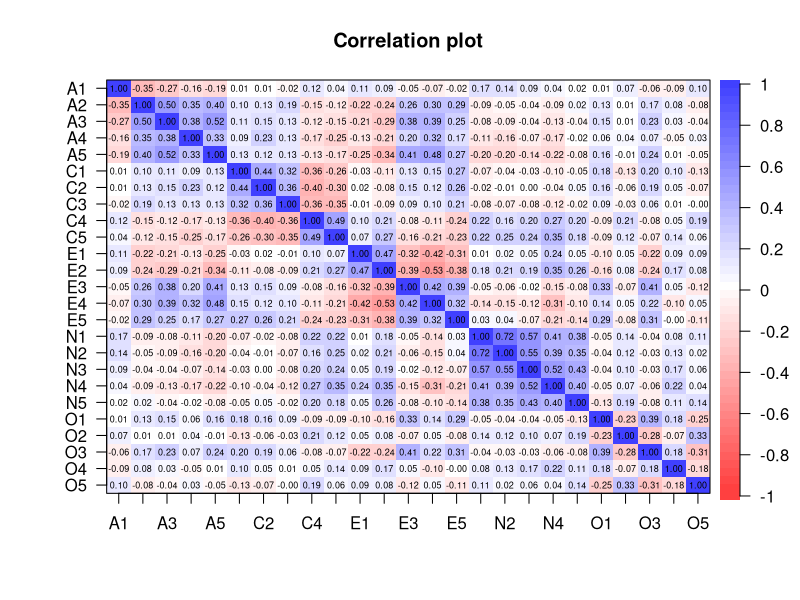
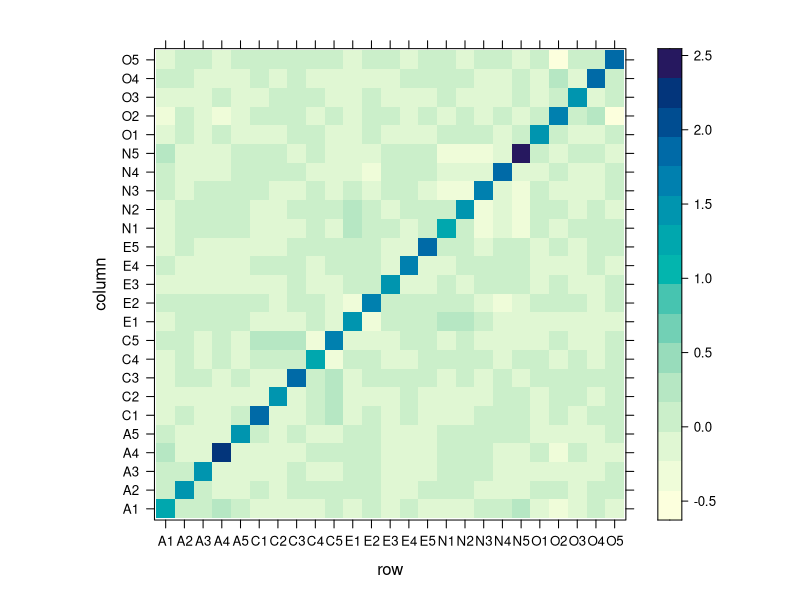
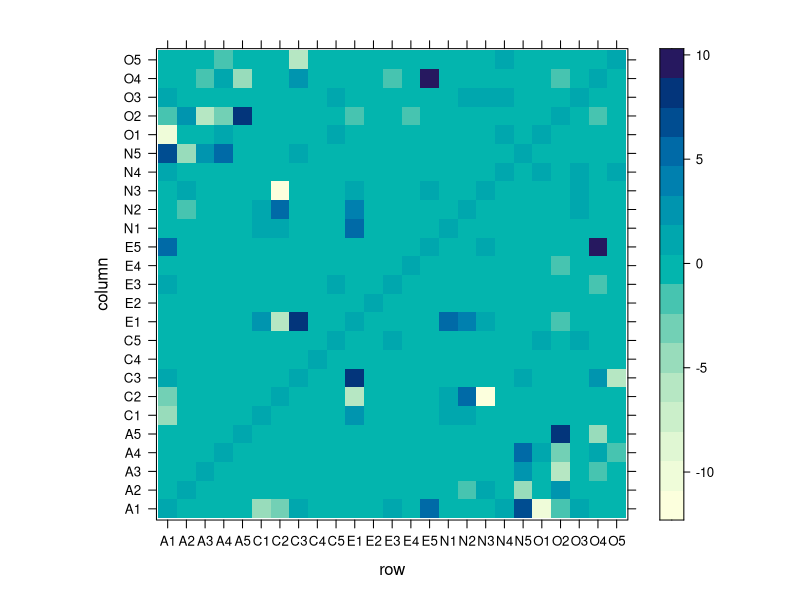
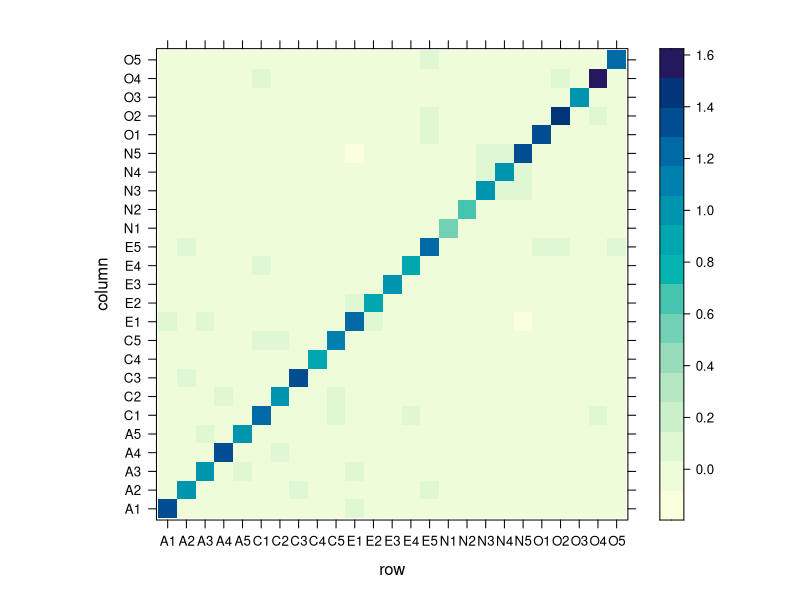
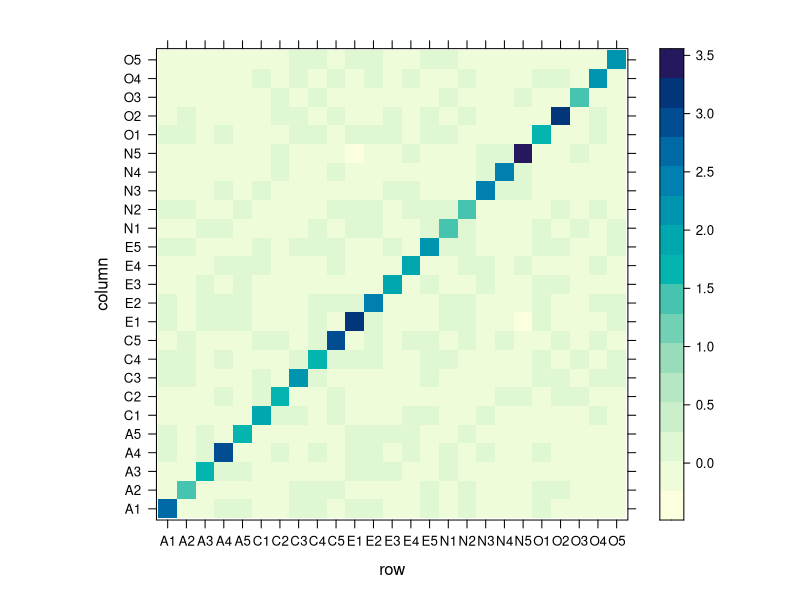
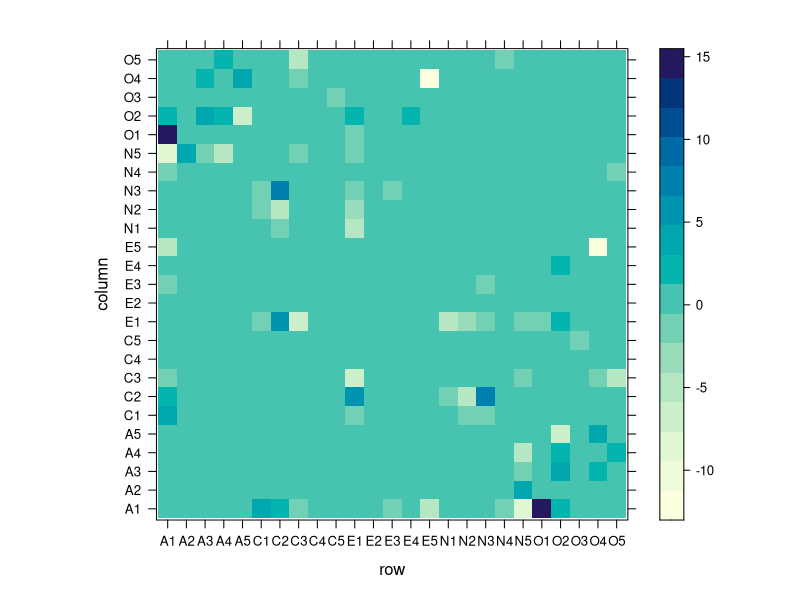
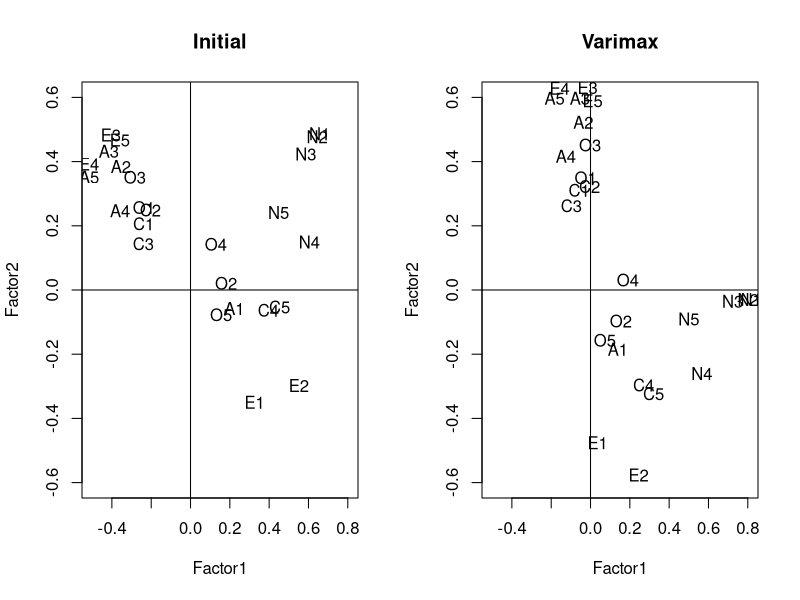
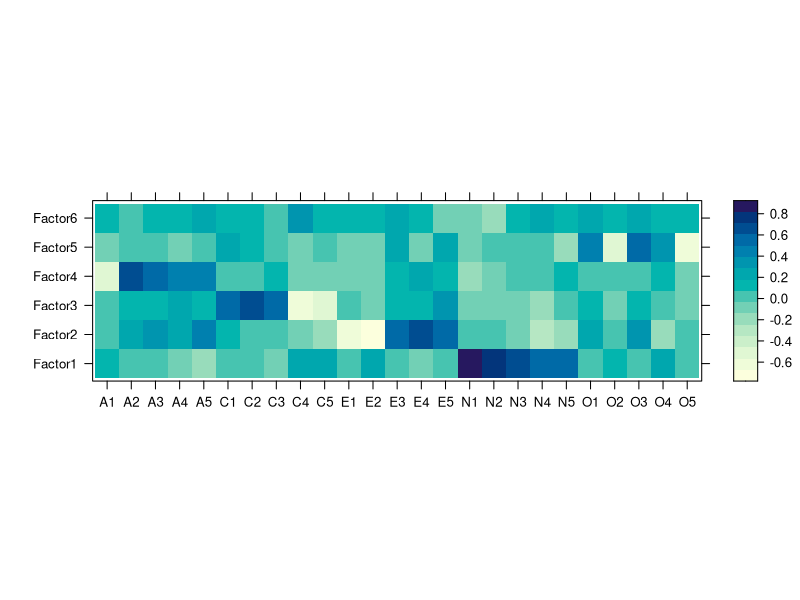

Source code (R) for these figures, in order:
## ----setup, include=FALSE------------------------------------------------
knitr::opts_chunk$set(cache=TRUE)


## ------------------------------------------------------------------------
library(psych)

dim(bfi)
names(bfi)


## ----message = FALSE-----------------------------------------------------
library(tidyverse)

data <- bfi %>% 
  select(-gender, -education, -age) %>% 
  filter(complete.cases(.))


## ------------------------------------------------------------------------
cor.plot(cor(data))


## ------------------------------------------------------------------------
decomp <- prcomp(data)
summary(decomp)$importance[,1:3]

cum_prop <- decomp %>% 
  summary %>% 
  .[["importance"]] %>% 
  .["Cumulative Proportion",]

which(cum_prop > 0.8)[1]


## ------------------------------------------------------------------------
Lhat <- decomp$rotation[,1:14] %*% 
  diag(decomp$sdev[1:14])
Psi_hat <- diag(cov(data) - tcrossprod(Lhat))


## ------------------------------------------------------------------------
# Sum squared error
sum((cov(data) - tcrossprod(Lhat) - diag(Psi_hat))^2)
# Compare to the total variance
sum(diag(cov(data)))

# Our FA model explains:
sum(colSums(Lhat^2)/sum(diag(cov(data))))


## ------------------------------------------------------------------------
(m <- sum(eigen(cor(data))$values > 1))

Lhat <- decomp$rotation[,seq_len(m)] %*% 
  diag(decomp$sdev[seq_len(m)])
Psi_hat <- diag(cov(data) - tcrossprod(Lhat))

# Sum squared error
sum((cov(data) - tcrossprod(Lhat) - diag(Psi_hat))^2)
# Compare to the total variance
sum(diag(cov(data)))


## ------------------------------------------------------------------------
# Our FA model explains:
sum(colSums(Lhat^2)/sum(diag(cov(data))))


## ------------------------------------------------------------------------
# We can also  visualize the fit
Sn <- cov(data)
Sn_fit <- tcrossprod(Lhat) - diag(Psi_hat)

library(lattice)
levelplot(Sn - Sn_fit)


## ------------------------------------------------------------------------
# Or if you prefer % difference
levelplot((Sn - Sn_fit)/Sn)


## ------------------------------------------------------------------------
# CAREFUL: uses correlation matrix
fa_decomp <- factanal(data, factors = m,
                      rotation = 'none')

# Uniquenesses are the diagonal elements 
# of the matrix Psi
Psi_mle <- fa_decomp$uniquenesses
Lmle <- fa_decomp$loadings


## ------------------------------------------------------------------------
# We get an estimate of the correlation
R_mle <- tcrossprod(Lmle) - diag(Psi_mle)

sum((cor(data) - R_mle)^2)

# Our FA model explains:
sum(colSums(Lmle^2)/ncol(data))


## ------------------------------------------------------------------------
levelplot(cor(data) - R_mle)


## ------------------------------------------------------------------------
# To factor the covariance matrix
# Use psych::fa
fa_decomp <- psych::fa(data, nfactors = m,
                       rotate = "none",
                       covar = TRUE,
                       fm = "ml")

# Extract estimates
Psi_mle <- fa_decomp$uniquenesses
Lmle <- fa_decomp$loadings


## ------------------------------------------------------------------------
# We get an estimate of the covariance
Sn_mle <- tcrossprod(Lmle) - diag(Psi_mle)

sum((Sn - Sn_mle)^2)

# Our FA model explains:
sum(colSums(Lmle^2)/sum(diag(Sn)))


## ------------------------------------------------------------------------
levelplot(Sn - Sn_mle)


## ------------------------------------------------------------------------
# Compare MLE with PC estimate
levelplot((Sn_fit - Sn_mle)/Sn)


## ------------------------------------------------------------------------
# Let's start with m=2 for visualization
fa_decomp <- factanal(data, factors = 2,
                      rotation = 'none')

initial_loadings <- fa_decomp$loadings
varimax_loadings <- varimax(initial_loadings)


## ----echo = FALSE--------------------------------------------------------
par(mfrow = c(1, 2))

plot(initial_loadings, type = 'n',
     xlim = c(-0.5, 0.8),
     ylim = c(-0.6, 0.6),
     main = "Initial")
text(initial_loadings, label = rownames(initial_loadings))
abline(h = 0, v = 0)

plot(varimax_loadings$loadings, type = 'n',
     xlim = c(-0.5, 0.8),
     ylim = c(-0.6, 0.6),
     main = "Varimax")
text(varimax_loadings$loadings, 
     label = rownames(varimax_loadings$loadings))
abline(h = 0, v = 0)

par(mfrow = c(1,1))


## ------------------------------------------------------------------------
# You can extract the matrix T
varimax_loadings$rotmat

# We can also get the angle of rotation
acos(varimax_loadings$rotmat[1,1])


## ------------------------------------------------------------------------
# In more dimensions
fa_decomp <- factanal(data, factors = m,
                      rotation = 'varimax')

levelplot(unclass(fa_decomp$loadings),
          xlab = "", ylab = "")

